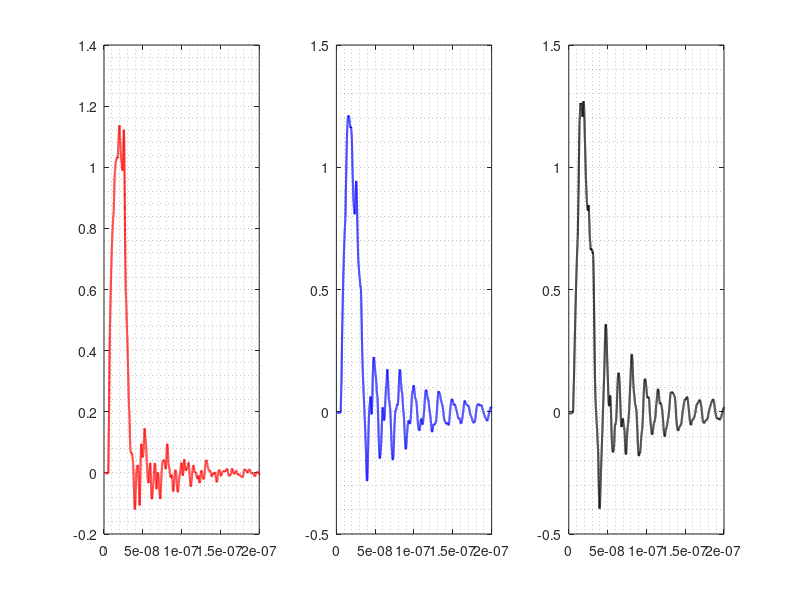

Recreate this plot in MATLAB.
%The Developed Matlab Source Code
t1=[0:0.01e-9:200e-9];
inter=0.01e-9; Fs=1/inter;
N=2^nextpow2(length(t1));
t2=(0:(N-1))*inter;
V1=0; V2=1;
TC1=3e-9; TD1=5e-9;
TC2=5e-9; TD2=25e-9;
voltage=zeros(1,length(t2));
for i=1:1:length(t2)
    if t2(i)<TD1;
        voltage(i)=V1;
    elseif t2(i)>=TD1&&t2(i)<=TD2;
        voltage(i)=V1+(V2-V1).*(1-exp(-(t2(i)-TD1)/TC1));
    else t2(i)>TD2;
        voltage(i)=V1+(V2-V1).*(1-exp(-(t2(i)-TD1)/TC1))+(V1-V2)*(1-exp(-(t2(i)-TD2)/TC2));
    end
end
plot(t2,voltage,'b','LineWidth',1.5)


Vs=fft(voltage,N);
f=Fs/N*(0:1:N/2);
r1=0.01; l1=15e-9; c1=15e-12; g1=0.001;
r2=0.01*5; l2=5e-9*5; c2=75e-12*5; g2=0.001*5;
r3=0.01*10; l3=15e-9*10; c3=25e-12*10; g3=0.001*10;
r0=0.02/2; l0=25e-9/2; c0=50e-12/2; g0=0.001/2;
Zs=0.1; L1=1; L2=2;
VAL=zeros(1,N/2+1); VBL=zeros(1,N/2+1); VCL=zeros(1,N/2+1);
for k=1:1:N/2+1
    z1=r1+1i.*2.*pi.*f(1,k).*l1; y1=g1+1i.*2.*pi.*f(1,k).*c1; Zc1=sqrt(z1./y1); Yc1=1./Zc1; gamma1=sqrt(z1.*y1);
    z2=r2+1i.*2.*pi.*f(1,k).*l2; y2=g2+1i.*2.*pi.*f(1,k).*c2; Zc2=sqrt(z2./y2); Yc2=1./Zc2; gamma2=sqrt(z2.*y2);
    z3=r3+1i.*2.*pi.*f(1,k).*l3; y3=g3+1i.*2.*pi.*f(1,k).*c3; Zc3=sqrt(z3./y3); Yc3=1./Zc3; gamma3=sqrt(z3.*y3);
    Ys1=Yc1./tanh(gamma1.*L2); Ym1=-Yc1./sinh(gamma1.*L2); Ys2=Yc2./tanh(gamma2.*L2); Ym2=-Yc2./sinh(gamma2.*L2); Ys3=Yc3./tanh(gamma3.*L2); Ym3=-Yc3./sinh(gamma3.*L2);
    W1=1; D1=Ys1; E1=-Ym1; F1=Ys1; G1=-Ym1; W2=1; D2=Ys2; E2=-Ym2; F2=Ys2; G2=-Ym2; W3=1; D3=Ys3; E3=-Ym3; F3=Ys3; G3=-Ym3;
    z0=r0+1i.*2.*pi.*f(1,k).*l0; y0=g0+1i.*2.*pi.*f(1,k).*c0; Zc0=sqrt(z0./y0); Yc0=1./Zc0; gamma0=sqrt(z0.*y0);
    K1=cosh(gamma0.*L1)+D1./W1.*Zc0.*sinh(gamma0.*L1)+F3./W3.*Zc0.*sinh(gamma0.*L1)+G1./W1.*Zc0.*sinh(gamma0.*L1);
    K2=-cosh(gamma0.*L1)-E1./W1.*Zc0.*sinh(gamma0.*L1)-D2./W2.*Zc0.*sinh(gamma0.*L1)-F1./W1.*Zc0.*sinh(gamma0.*L1);
    K3=-G3./W3.*Zc0.*sinh(gamma0.*L1)+E2./W2.*Zc0.*sinh(gamma0.*L1);
    K4=cosh(gamma0.*L1)+D1./W1.*Zc0.*sinh(gamma0.*L1)+F3./W3.*Zc0.*sinh(gamma0.*L1)+E3./W3.*Zc0.*sinh(gamma0.*L1);
    K5=-E1./W1.*Zc0.*sinh(gamma0.*L1)+G2./W2.*Zc0.*sinh(gamma0.*L1);
    K6=-cosh(gamma0.*L1)-G3./W3.*Zc0.*sinh(gamma0.*L1)-D3./W3.*Zc0.*sinh(gamma0.*L1)-F2./W2.*Zc0.*sinh(gamma0.*L1);
    K7=(K1.*K6-K3.*K4)./(K3.*K5-K2.*K6); K8=(K2.*K4-K1.*K5)./(K3.*K5-K2.*K6);
    B1=Zs.*Yc0.*sinh(gamma0.*L1)+cosh(gamma0.*L1)./3; B2=Zs.*cosh(gamma0.*L1)+Zc0.*sinh(gamma0.*L1)./3;
    Y1=D1./W1+F3./W3-G1./W1-E3./W3; Y2=D2./W2+F1./W1-E1./W1-G2./W2; Y3=D3./W3+F2./W2-G3./W3-E2./W2;
    VAL(1,k)=Vs(1,k)./(B1+Y1.*B2+K7.*(B1+Y2.*B2)+K8.*(B1+Y3.*B2));
    VBL(1,k)=K7.*VAL(1,k);
    VCL(1,k)=K8.*VAL(1,k);
end
VAL_1(1,1:1:N/2+1)=VAL(1,1:1:N/2+1);      VBL_1(1,1:1:N/2+1)=VBL(1,1:1:N/2+1);      VCL_1(1,1:1:N/2+1)=VCL(1,1:1:N/2+1);
VAL_1(1,N/2+2:1:N)=conj(VAL(1,N/2:-1:2)); VBL_1(1,N/2+2:1:N)=conj(VBL(1,N/2:-1:2)); VCL_1(1,N/2+2:1:N)=conj(VCL(1,N/2:-1:2));
VAL_2=ifft(VAL_1);                        VBL_2=ifft(VBL_1);                        VCL_2=ifft(VCL_1);
VAL_t=real(VAL_2);                        VBL_t=real(VBL_2);                        VCL_t=real(VCL_2);

subplot(1,3,1)
plot(t2,VAL_t,'r','LineWidth',1.5)
% hold on
% plot(pspice(:,1),pspice(:,2),'k--','LineWidth',1.5)
grid minor
xlim([0e-7 2e-7])

subplot(1,3,2)
plot(t2,VBL_t,'b','LineWidth',1.5)
% hold on
% plot(pspice(:,1),pspice(:,3),'m--','LineWidth',1.5)
grid minor
xlim([0e-7 2e-7])

subplot(1,3,3)
plot(t2,VCL_t,'k','LineWidth',1.5)
% hold on
% plot(pspice(:,1),pspice(:,4),'c--','LineWidth',1.5)
grid minor
xlim([0e-7 2e-7])